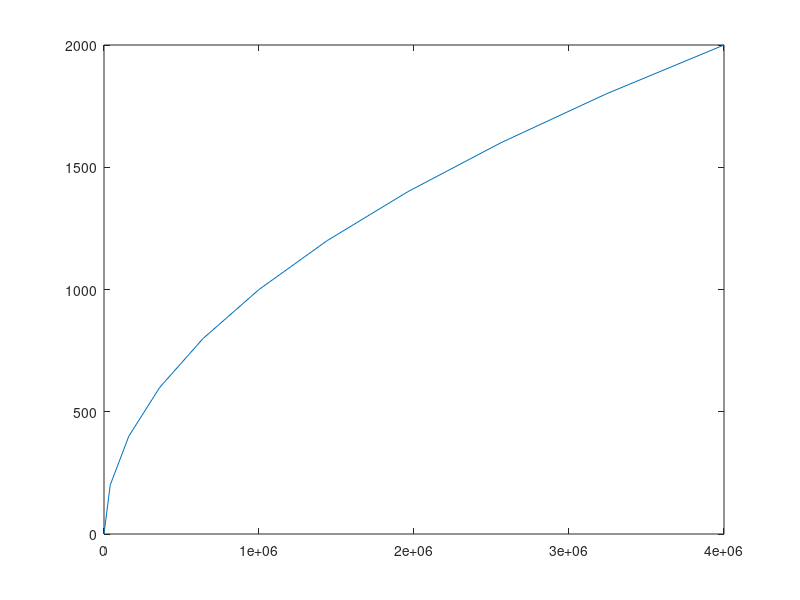
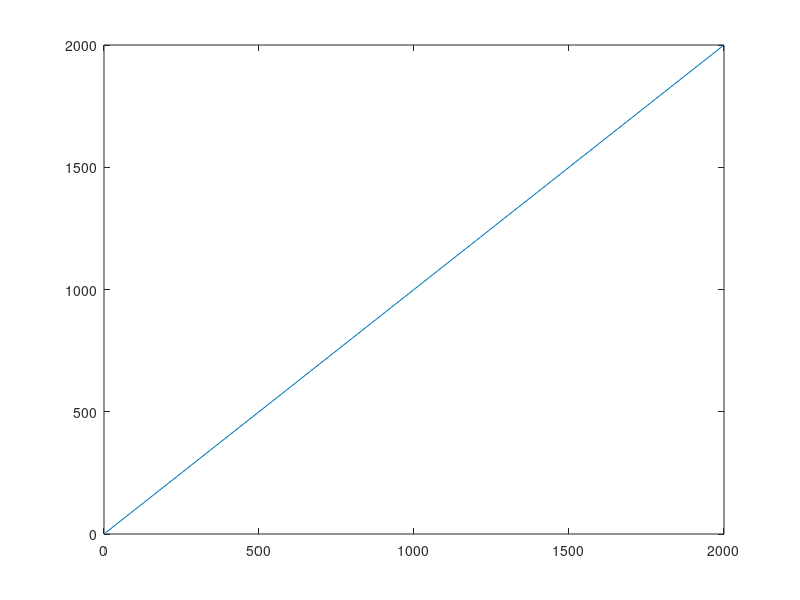

These figures' MATLAB source, in order:





% Gmax=0:50:450;
% tmax=0:20:200;
Re=0:200:2000;
Gmax=Re.^2;
tmax=Re;
plot(Gmax,Re)
figure
plot(tmax,Re)